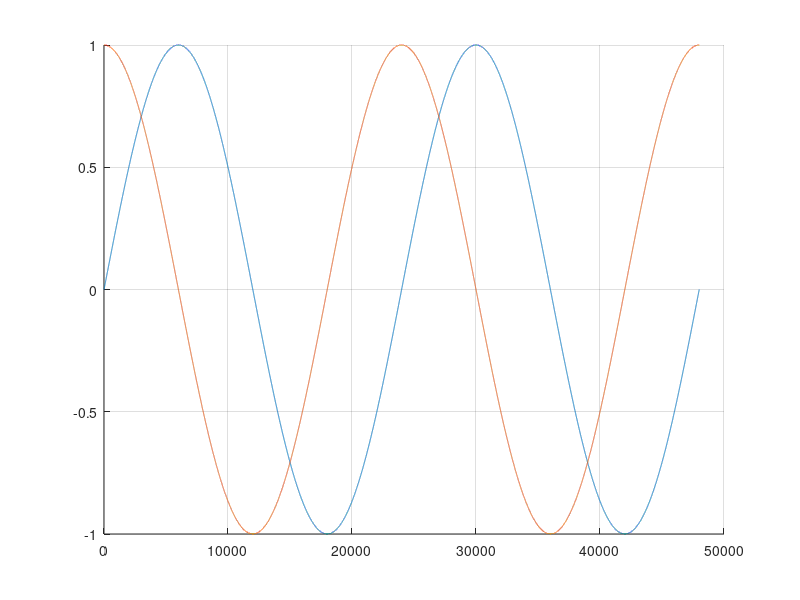
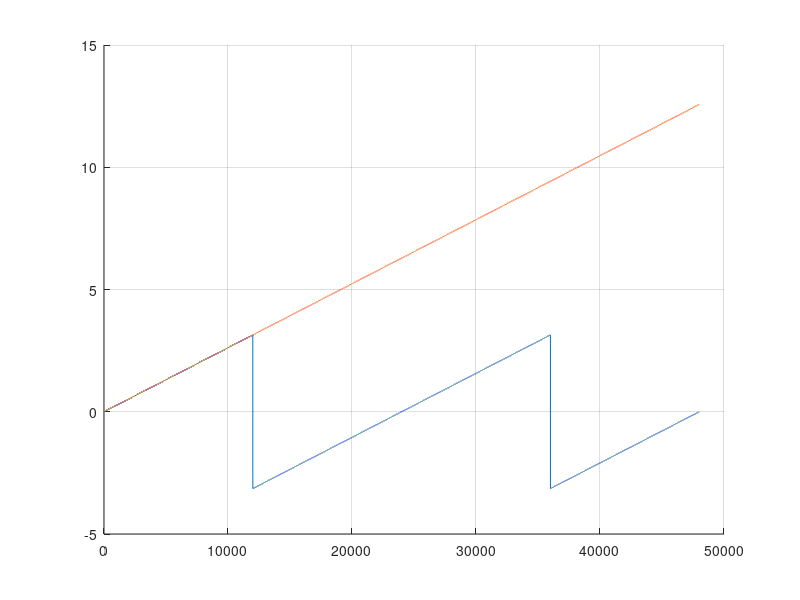
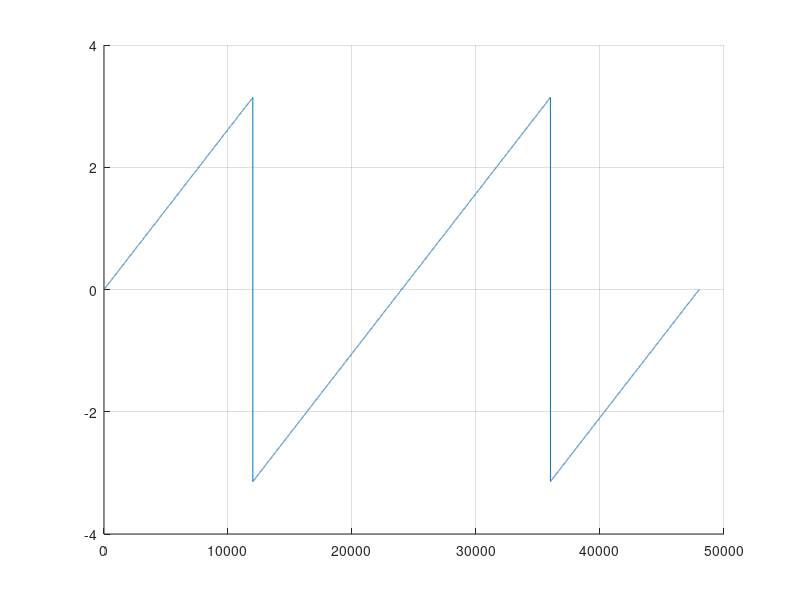

These charts were generated, in order, by the following MATLAB code:
clear;

SF = 48000; % sample rate
F = 2; % frequency
T = 1; % time

t_in = 0:SF * T;

left = sin(t_in * 2 * pi * F / SF);
right = cos(t_in * 2 * pi * F / SF);

old_atan2 = 0;
wrap = 0;

for k = 1 + t_in

    new_atan2 = atan2(left(k), right(k));

    wrapped(k) = new_atan2;

    if old_atan2 - new_atan2 > pi
        wrap += 1
    end

    old_atan2 = new_atan2;
    unwrapped(k) = wrap * 2 * pi + new_atan2;
end

figure(1)
clf
hold on
plot(left)
plot(right)
grid on

figure(2)
clf
hold on
plot(wrapped)
plot(unwrapped)
grid on

figure(3)
clf
hold on
plot(wrapped)
grid on
